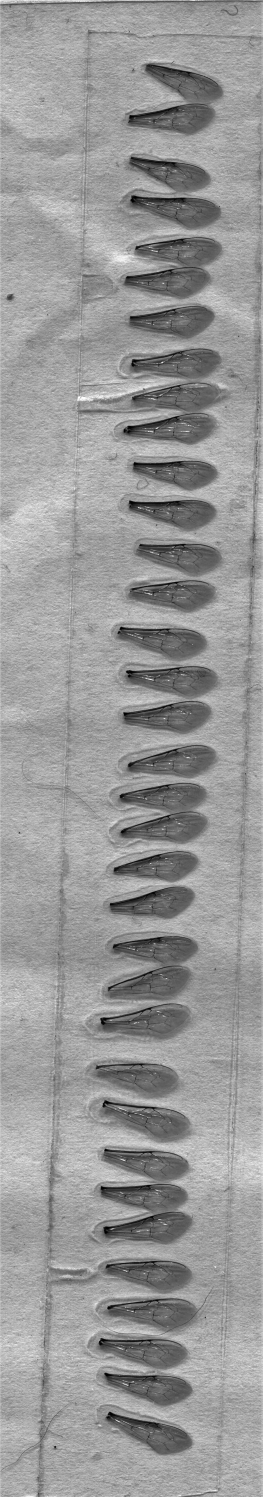
#> input picture sampels/strip/example.jpg, 1312 x 7484 px (shown at 1/5 size)
$ python find_wings_in_strip.py ../../sampels/strip/example.jpg   (older library calls are emulated)
#> lines starting #> are read from the running program, lines starting #| are printed output that depends on the picture; after the words box and inside, x2 and y2 are one past the last pixel; in counts of white or black regions, pixels touching at a corner belong together
import argparse
import cv2
import numpy as np
import pprint
import time
import sys
import keyboard
import os
from matplotlib import pyplot as plt

def getAABBfromContour(contour):
    min_x = contour[0][0][0]
    max_x = contour[0][0][0]
    min_y = contour[0][0][1]
    max_y = contour[0][0][1]
    for j in range(0,len(contour)):
        if contour[j][0][0] < min_x:
            min_x = contour[j][0][0]
        if contour[j][0][0] > max_x:
            max_x = contour[j][0][0]
        if contour[j][0][1] < min_y:
            min_y = contour[j][0][1]
        if contour[j][0][1] > max_y:
            max_y = contour[j][0][1]
    return (min_x, min_y, max_x, max_y)


def getThresholdMask(image):
    imgray = cv2.cvtColor(image, cv2.COLOR_BGR2GRAY)

    # Blur to get rid of noice
    imblur = imgray
    for i in range(0, 10):
        imblur = cv2.GaussianBlur(imblur,(17,17),0)
    ret, mask = cv2.threshold(imblur, 127, 255, 0)
#    cv2.imshow('Gray',imgray)
#    cv2.imshow('Blur',imblur)
    height, width = mask.shape
    mask = cv2.rectangle(mask,(0,0),(width-1,height-1),(255,255,255),2)
#    cv2.imshow('Threshold',mask)
    return mask

def getWingContours(mask, image):
    filtered_contours = []
    im_cont, contours, hierarchy = cv2.findContours(mask, cv2.RETR_TREE, cv2.CHAIN_APPROX_SIMPLE)
    print(len(contours))
    for i in range(0, len(contours)):
#        image2 = cv2.drawContours(image, [contours[i]], 0, (0,255,0), 5)
#        cv2.imshow('Contours' + str(i), image2)
        if len(contours[i]) < 300:
            print("Too few points " + str(len(contours[i])))
            continue
        (x1 , y1, x2, y2) = getAABBfromContour(contours[i])
        if x2-x1 < 300 or x2-x1 > 600:
            print("Not correct width " + str(x2-x1))
            continue
        filtered_contours.append(contours[i])

    return filtered_contours

def getImageFromStr(image_str):
    nparr = np.fromstring(image_str, np.uint8)
    img = cv2.imdecode(nparr,cv2.IMREAD_COLOR)
    return img

def storeWings(db, acb, image, wing_contours):
    margin = 10
    print("Store " + str(len(wing_contours)) + " images")
    for i in range(0, len(wing_contours)):
        (x1 , y1, x2, y2) = getAABBfromContour(wing_contours[i])
        h,w,c = image.shape
        x1 -= margin
        y1 -= margin
        x2 += margin
        y2 += margin
        if (x1 < 0):
            x1 = 0
        if (y1 < 0):
            y1 = 0
        if (x2 > w):
            x2 = w
        if (y2 > h):
            y2 = h

        src_region = image[y1:y2, x1:x2]
        cv2.imwrite('wings/wing' + str(i+1)+'.jpg', src_region)
#        db.storeWing({
#            "acb" : acb,
#            "index" : i+1,
#            "image" : cv2.imencode('.jpg', src_region)[1].tostring()
#        })
#    db.updateNrOfWings({
#        "acb" : acb,
#        "nr_of_wings": len(wing_contours)
#    })

def createWings(acb):
    hivedb = HiveDB()
    result = hivedb.loadHive(acb)
    if (result):
        hivedb.removeWings(acb)
        image = getImageFromStr(result["wings"])
        mask = getThresholdMask(image)
        wing_contours = getWingContours(mask, image)
        storeWings(hivedb, acb, image, wing_contours)
        cv2.imshow('Original',image)


def main(filename, drawGraphs):
#> called with filename = '../../sampels/strip/example.jpg', drawGraphs = False
    print("Hej parsing ["+filename+"]")
    image =  cv2.imread(filename)
#> image is the input picture: shape (7484, 1312, 3); min 0, max 255, mean 152.1
    hist = cv2.calcHist([image],[0],None,[256],[0,256])
#> hist = 256 values, max 172501 at index 164, min 227 at index 249, mean 38355.5
    if (drawGraphs):
        print("Kill histogram to continue")
        cv2.imshow('Original',image)
        plt.plot(hist)
        plt.xlim([0,256])
        plt.show()

    mask = getThresholdMask(image)
#> in getThresholdMask, `ret, mask = cv2.threshold(imblur, 127, 255, 0)`:
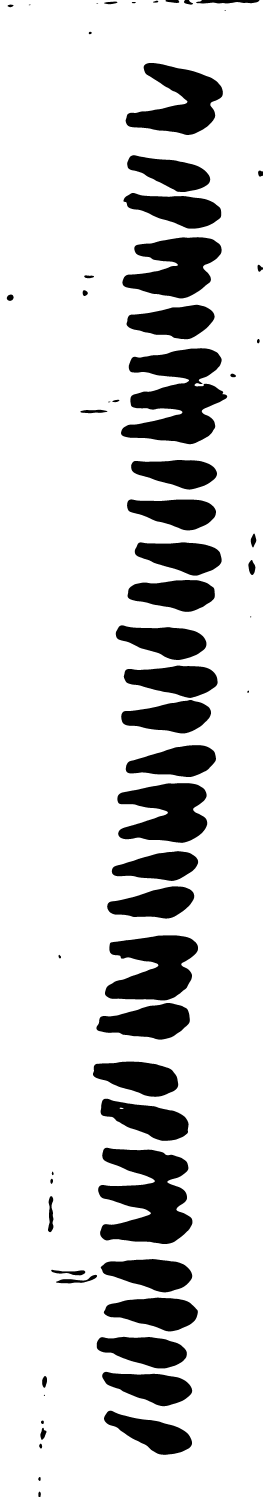
#> mask: shape (7484, 1312) (shown at 1/5 size); 82.1% white; 65 black regions (2 under 20 px), largest, box (x1, y1, x2, y2) and area: (605, 1741, 1136, 2221) 150650, (491, 5739, 962, 6220) 145070, (525, 4677, 990, 5002) 102607
#> in getThresholdMask, `mask = cv2.rectangle(mask,(0,0),(width-1,height-1),(255,255,255),2)`: mask: shape (7484, 1312); 82.1% white; 65 black regions (2 under 20 px)
    if (drawGraphs):
        cv2.imshow('Mask',mask)
    wing_contours = getWingContours(mask, image)
#> in getWingContours, `im_cont, contours, hierarchy = cv2.findContours(mask, cv2.RETR_TREE, c..`: contours = 67 contours; largest, box (x1, y1, x2, y2) and area: (0, 0, 1312, 7484) 9810213, (604, 1740, 1137, 2222) 152080, (490, 5738, 963, 6221) 146330, (524, 4676, 991, 5003) 103454, (611, 1185, 1109, 1493) 95984
#| 67
#> the loop in getWingContours, `for i in range(0, len(contours)): #        image2 = cv2.drawContours(i..` made 67 passes
#> (x1, y1, x2, y2) on passes 7, 10, 11, 12, 15, 19, 20, 22, 23, 25, 26, 27: (519, 7052, 960, 7274), (510, 6858, 961, 7031), (483, 6683, 934, 6842), (518, 6487, 989, 6657), (503, 6294, 961, 6462), (490, 5738, 962, 6220), (502, 5493, 943, 5704), (464, 5307, 891, 5484), (481, 5014, 949, 5198), (524, 4676, 990, 5002), (535, 4431, 971, 4593), (558, 4255, 991, 4405)
#| Too few points 4
#| Too few points 20
#| Too few points 20
#| Too few points 34
#| Too few points 74
#| Too few points 18
#| Too few points 10
#| Too few points 62
#> (further printed lines are left out)
#> after the loop in getWingContours, `for i in range(0, len(contours)):`: filtered_contours = 27 contours; largest, box (x1, y1, x2, y2) and area: (604, 1740, 1137, 2222) 152080, (490, 5738, 963, 6221) 146330, (524, 4676, 991, 5003) 103454, (611, 1185, 1109, 1493) 95984, (627, 314, 1115, 676) 95086
#> wing_contours has the same summary as filtered_contours in getWingContours
    #cv2.imshow('contours',wing_contours)
    print ("Found " + str(len(wing_contours)) + " possible wings")
#| Found 27 possible wings
    for contours in wing_contours:
        (x1 , y1, x2, y2) = getAABBfromContour(contours)
        print(str(x1) + ", " + str(y1) + ", " + str(x2) + ", " + str(y2))
        image = cv2.rectangle(image,(x1,y1),(x2,y2),(255,0,0),5)
#> this loop made 27 passes
#| 519, 7052, 960, 7274
#| 510, 6858, 961, 7031
#| 483, 6683, 934, 6842
#| 518, 6487, 989, 6657
#| 503, 6294, 961, 6462
#| 490, 5738, 962, 6220
#| 502, 5493, 943, 5704
#| 464, 5307, 891, 5484
#> (further printed lines are left out)
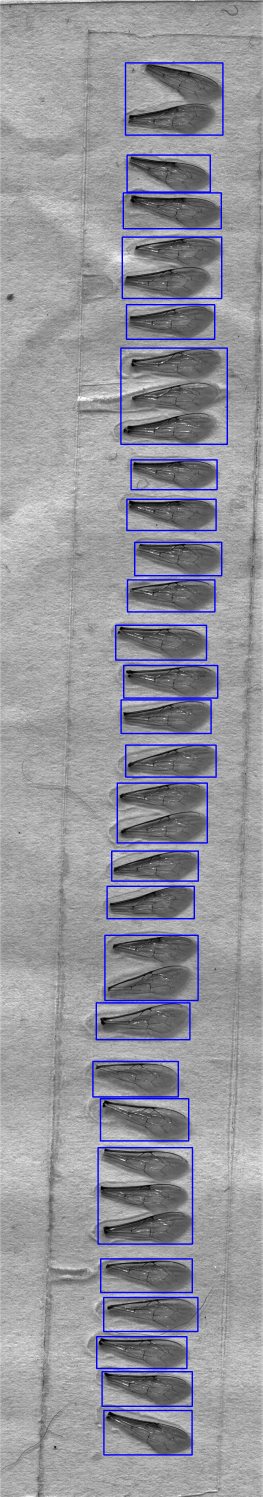
#> image: shape (7484, 1312, 3) (shown at 1/5 size); mean B, G, R 154.6, 148, 148
    if (drawGraphs):
        cv2.imshow('KKK',image)
    print(os.path.basename(filename))
    cv2.imwrite('contours/' + os.path.basename(filename), image)
    # [11 lines of commented-out code are left out]

    if (drawGraphs):
        print("Press q in one of the graphs to exit" )
        cv2.waitKey(0)
        cv2.destroyAllWindows()


def usage():
    print("Usage:")
    print("  " + sys.argv[0] + " <Strip file>")

if __name__ == "__main__":
    parser = argparse.ArgumentParser(description='Find wings in a wing strip image file')
    parser.add_argument('StripImageFile', action="store",
                   help='the strip image to parse')

    parser.add_argument('--show', action='store_true',
                   help='Draw graphs along the way')

    parser.add_argument('-s', '--silent', action='store_true',
                   help='Do not print any information')

    args = parser.parse_args(sys.argv[1:])
    print(str(args))
    main(args.StripImageFile, args.show)
